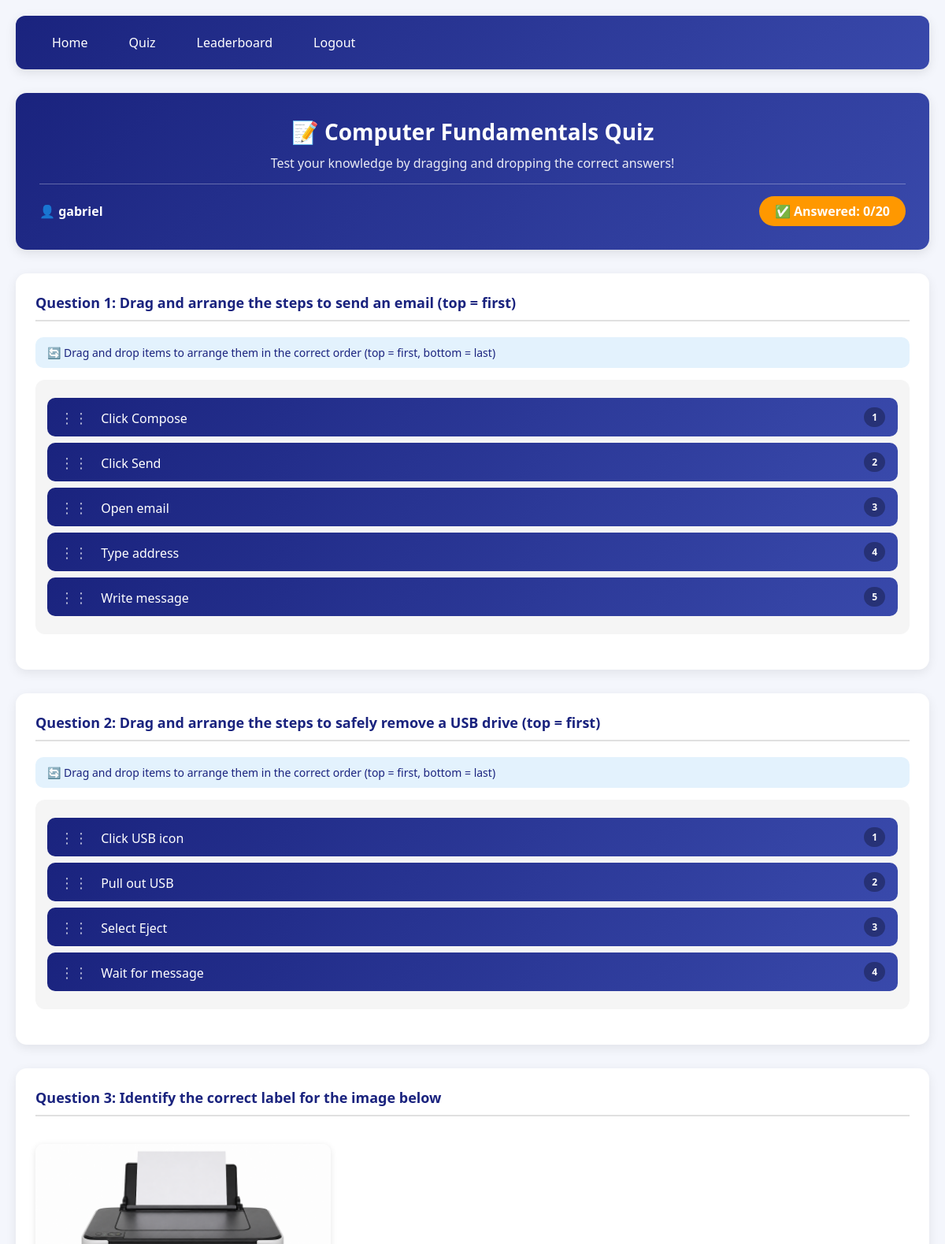
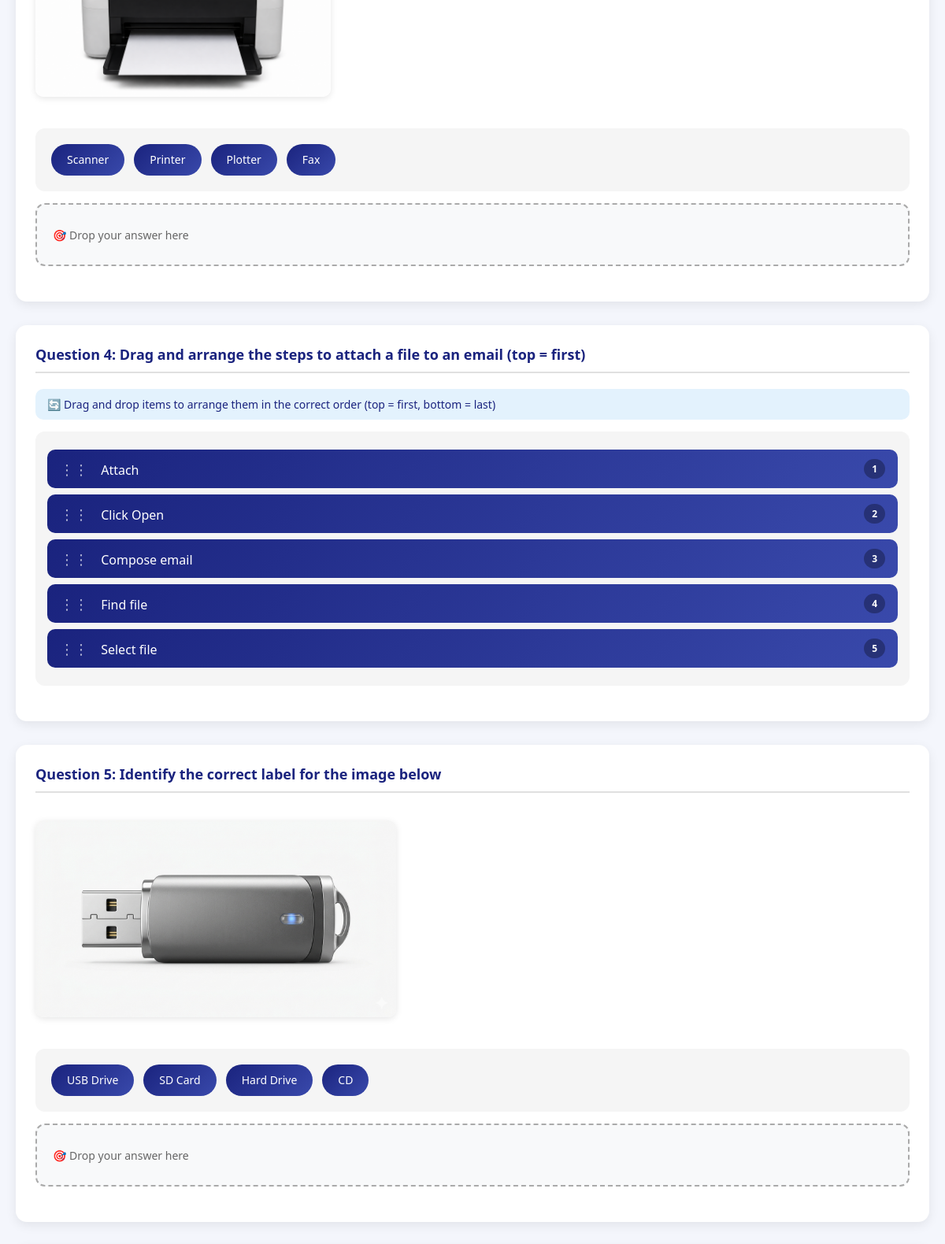
/quiz (signed in, upper part), run on the app's committed database (2 pictures, top to bottom).
### models.py (models this page shows)
class Question(db.Model):
    __tablename__ = "questions"
    id           = db.Column(db.Integer, primary_key=True)
    topic        = db.Column(db.String(100))   # e.g. "Computer Hardware"
    q_type       = db.Column(db.String(50))    # "drag_label" | "drag_sort" | "drag_match" | "drag_category"
    image_path   = db.Column(db.String(200))   # "images/cpu.png"
    prompt       = db.Column(db.String(300))   # "Drag the correct label to this component"
    answer       = db.Column(db.String(100))   # Correct answer string
    options      = db.Column(db.JSON)          # ["CPU","RAM","GPU","HDD"]
    difficulty   = db.Column(db.String(20))    # "easy"|"medium"|"hard"
    created_at   = db.Column(db.DateTime, default=datetime.utcnow)
    def to_dict(self):
        return {
            "id": self.id,
            "topic": self.topic,
            "q_type": self.q_type,
            "image_path": self.image_path,
            "prompt": self.prompt,
            "options": self.options,
        }

### app.py (the view)
@app.route("/quiz")
def quiz():
    if "student_id" not in session:
        return redirect(url_for("student_login"))
    n_total = app.config["QUESTIONS_PER_QUIZ"]
    n_sort  = max(3, n_total // 4)
    n_label = n_total - n_sort
    label_qs = (Question.query
                .filter_by(q_type="drag_label")
                .order_by(func.random())
                .limit(n_label).all())
    sort_qs  = (Question.query
                .filter_by(q_type="drag_sort")
                .order_by(func.random())
                .limit(n_sort).all())
    questions = label_qs + sort_qs
    random.shuffle(questions)
    session["question_ids"] = [q.id for q in questions]
    session["total_questions"] = len(questions)
    session["start_time"] = datetime.utcnow().isoformat()
    return render_template(
        "quiz.html",
        questions=[q.to_dict() for q in questions],
        student_name=session["student_name"],
        total_questions=len(questions)
    )

### templates/quiz.html (shortened to what this page needs)
<!DOCTYPE html>
<html lang="en">
<head>
</head>
<body>
    <div class="navbar">
        <a href="{{ url_for('login') }}">Home</a>
        {% if session.get('student_id') %}
            <a href="{{ url_for('quiz') }}">Quiz</a>
            <a href="{{ url_for('leaderboard') }}">Leaderboard</a>
            <a href="{{ url_for('logout') }}">Logout</a>
        {% elif session.get('admin_id') %}
            <a href="{{ url_for('admin_dashboard') }}">Admin Dashboard</a>
            <a href="{{ url_for('admin_logout') }}">Logout</a>
        {% else %}
            <a href="{{ url_for('login') }}">Student Login</a>
            <a href="{{ url_for('admin_login') }}">Admin Login</a>
            <a href="{{ url_for('register') }}">Register</a>
        {% endif %}
    </div>
    <div class="container">
        <div class="quiz-header">
            <h2>📝 Computer Fundamentals Quiz</h2>
            <p>Test your knowledge by dragging and dropping the correct answers!</p>
            <div class="quiz-info">
                <span>👤 <strong>{{ student_name }}</strong></span>
                <span class="score-badge">✅ Answered: <span id="current-score">0</span>/<span id="total-questions">{{ total_questions }}</span></span>
            </div>
        </div>
        <form id="quiz-form">
            {% for q in questions %}
            <div class="question-container" data-question-id="{{ q.id }}" data-question-type="{{ q.q_type }}">
                <div class="question-title">
                    Question {{ loop.index }}: {{ q.prompt }}
                </div>
                {% if q.image_path %}
                <img src="{{ url_for('static', filename=q.image_path) }}" class="question-image" alt="Question image">
                {% endif %}
                {% if q.q_type == 'drag_label' %}
                <div class="drag-label-container">
                    <div class="options-container">
                        {% for option in q.options %}
                        <div class="drag-option" draggable="true" data-value="{{ option }}">{{ option }}</div>
                        {% endfor %}
                    </div>
                    <div class="drop-zone" data-question-id="{{ q.id }}">
                        🎯 Drop your answer here
                    </div>
                </div>
                {% endif %}
                {% if q.q_type == 'drag_sort' %}
                <div class="sort-container">
                    <div class="sort-instruction">
                        🔄 Drag and drop items to arrange them in the correct order (top = first, bottom = last)
                    </div>
                    <div class="sort-items-list" data-question-id="{{ q.id }}">
                        {% set options = q.options|sort %}
                        {% for option in options %}
                        <div class="sort-item" draggable="true" data-value="{{ option }}">
                            <span>
                                <span class="sort-handle">⋮⋮</span>
                                {{ option }}
                            </span>
                            <span class="sort-position">{{ loop.index }}</span>
                        </div>
                        {% endfor %}
                    </div>
                </div>
                {% endif %}
            </div>
            {% endfor %}
        </form>
    </div>
</body>
</html>

### templates/quiz.html (style rules this page uses)
* { margin: 0; padding: 0; box-sizing: border-box; }
body { font-family: 'Segoe UI', Tahoma, Geneva, Verdana, sans-serif; background: #f4f6fc; min-height: 100vh; padding: 20px; }
.navbar { background: linear-gradient(135deg, #1a237e 0%, #3949ab 100%); padding: 15px 30px; border-radius: 12px; margin-bottom: 30px; display: flex; gap: 20px; flex-wrap: wrap; box-shadow: 0 4px 14px rgba(0,0,0,0.1); }
.navbar a { color: white; text-decoration: none; padding: 8px 16px; border-radius: 8px; transition: background 0.2s; font-weight: 500; }
.container { max-width: 1200px; margin: 0 auto; }
.quiz-header { background: linear-gradient(135deg, #1a237e 0%, #3949ab 100%); color: white; padding: 30px; border-radius: 14px; margin-bottom: 30px; text-align: center; box-shadow: 0 4px 14px rgba(0,0,0,0.1); }
.quiz-header h2 { margin: 0 0 10px 0; font-size: 28px; }
.quiz-header p { opacity: 0.9; margin-bottom: 15px; }
.quiz-info { display: flex; justify-content: space-between; align-items: center; margin-top: 15px; padding-top: 15px; border-top: 1px solid rgba(255,255,255,0.3); flex-wrap: wrap; gap: 15px; }
.score-badge { background: #ff9800; padding: 8px 20px; border-radius: 50px; font-weight: bold; }
.question-container { background: white; border-radius: 14px; padding: 25px; margin-bottom: 30px; box-shadow: 0 4px 14px rgba(0,0,0,0.08); transition: transform 0.2s; }
.question-title { font-size: 18px; font-weight: 700; color: #1a237e; margin-bottom: 20px; padding-bottom: 10px; border-bottom: 2px solid #e0e0e0; }
.question-image { max-width: 100%; max-height: 250px; margin: 15px 0; border-radius: 10px; box-shadow: 0 2px 8px rgba(0,0,0,0.1); }
.drag-label-container { margin: 20px 0; }
.options-container { display: flex; flex-wrap: wrap; gap: 12px; margin: 15px 0; padding: 20px; background: #f5f5f5; border-radius: 12px; min-height: 80px; }
.drag-option { background: linear-gradient(135deg, #1a237e 0%, #3949ab 100%); color: white; padding: 10px 20px; border-radius: 50px; cursor: grab; user-select: none; display: inline-block; transition: all 0.2s; font-weight: 500; font-size: 14px; }
.drop-zone { background: #f8f9fa; border: 2px dashed #aaa; border-radius: 12px; padding: 20px; margin: 15px 0; min-height: 80px; display: flex; align-items: center; gap: 12px; flex-wrap: wrap; transition: all 0.2s; color: #666; font-size: 14px; }
.sort-container { margin: 20px 0; }
.sort-instruction { background: #e3f2fd; padding: 10px 15px; border-radius: 10px; margin-bottom: 15px; color: #1a237e; font-size: 14px; }
.sort-items-list { background: #f5f5f5; padding: 15px; border-radius: 12px; min-height: 200px; }
.sort-item { background: linear-gradient(135deg, #1a237e 0%, #3949ab 100%); color: white; padding: 12px 16px; margin: 8px 0; border-radius: 10px; cursor: grab; display: flex; justify-content: space-between; align-items: center; transition: all 0.2s; }
.sort-handle { cursor: grab; font-size: 18px; margin-right: 12px; opacity: 0.7; }
.sort-position { background: rgba(0,0,0,0.3); padding: 4px 10px; border-radius: 50px; font-size: 12px; font-weight: bold; }

### data on the page
Question: prompt "Drag and arrange the steps to send an email (top = first)", options "Click Compose" "Click Send" "Open email" "Type address" "Write message"
Question: prompt "Drag and arrange the steps to safely remove a USB drive (top = first)", options "Click USB icon" "Pull out USB" "Select Eject" "Wait for message"
Question: prompt "Identify the correct label for the image below", image_path (picture), options "Scanner" "Printer" "Plotter" "Fax"
Question: prompt "Drag and arrange the steps to attach a file to an email (top = first)", options "Attach" "Click Open" "Compose email" "Find file" "Select file"
Question: prompt "Identify the correct label for the image below", image_path (picture), options "USB Drive" "SD Card" "Hard Drive" "CD"

### other printed values
{{ student_name }} "gabriel"
{{ total_questions }} "20"
